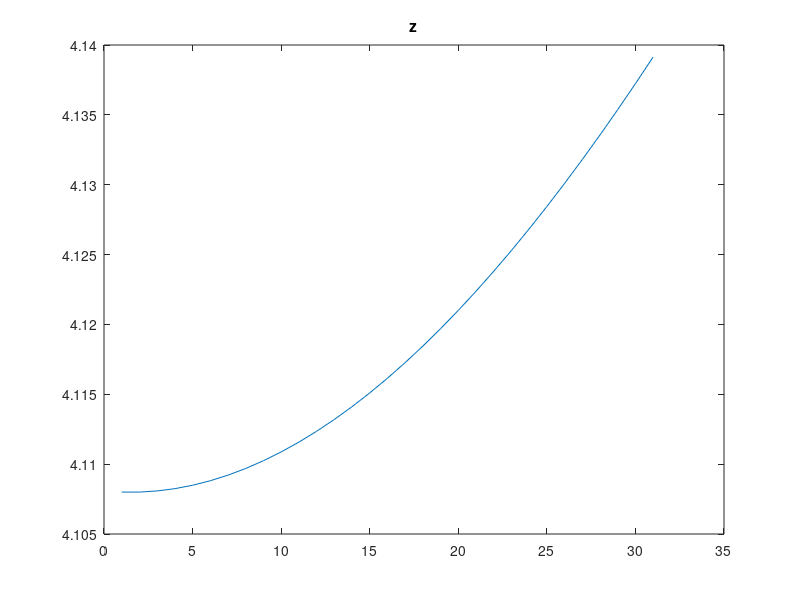
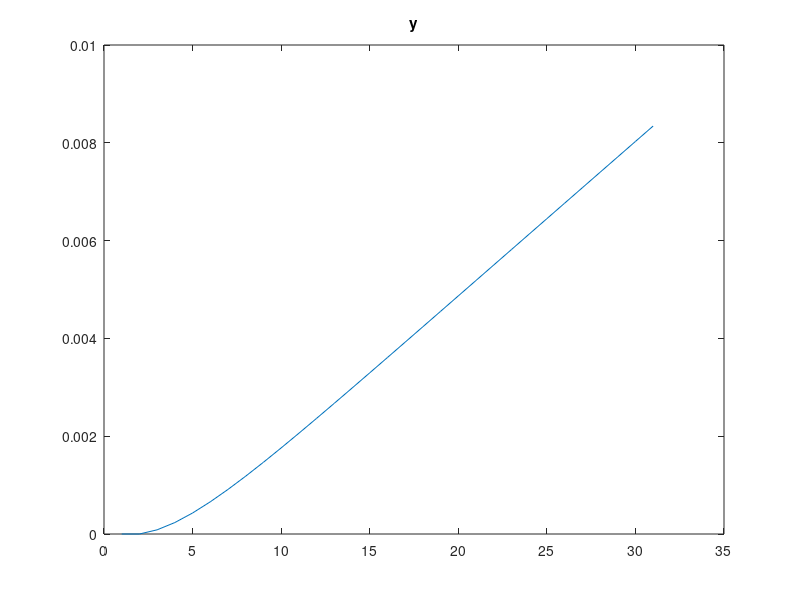
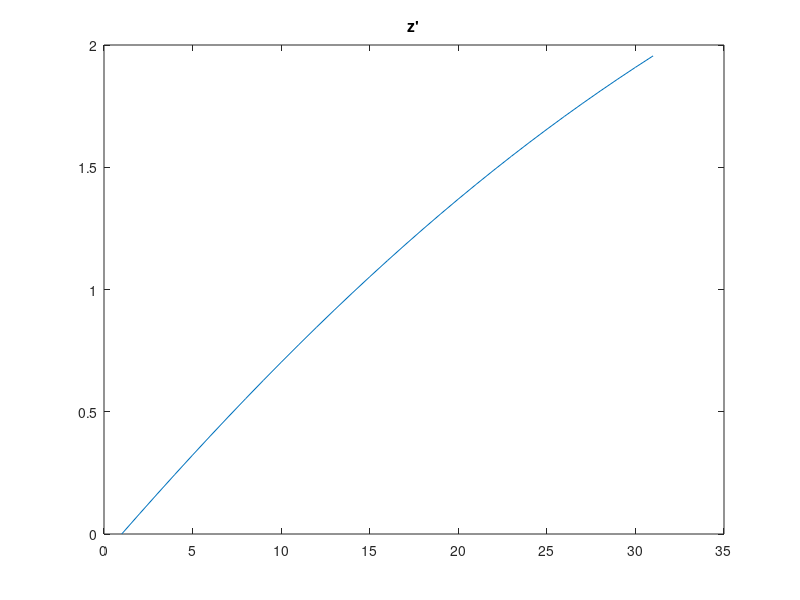
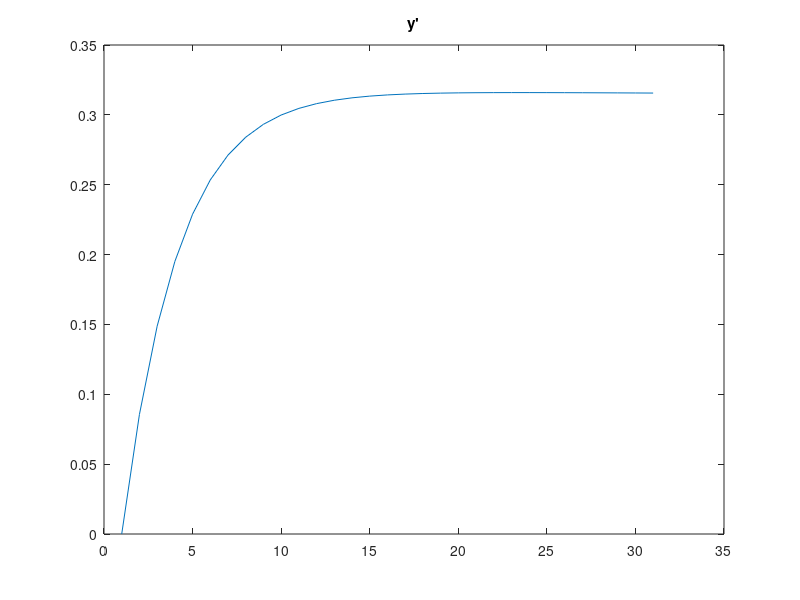

MATLAB code for these plots, in order:
close all;
clc;
clear all;

M=1;
Iz=0.08;
g=9.81;

z(1)=4108/1000;
z1(1)=0;
y(1)=0;
y1(1)=0;

Cz=3+(4108/5000);
Cy=5;

h=0.001;
t=[0:0.001:30];
 
Kpy=5; 
Kdy=20; 
Kpz=5; 
Kdz=15-(4108/1000);
ydes=4108/3000; 
zdes=4108/200;
for n = 2:31
  fz(n-1)=(M*g)+Kpz*(zdes-z(n-1))- Kdz*(z1(n-1));
  tz(n-1)= Kpy*(ydes-y(n-1))- Kdy*(y1(n-1));
  
  z2(n)=(fz(n-1)-g*M-Cz*abs(z1(n-1))*z1(n-1))/M;
  z1(n)=z1(n-1)+h*(fz(n-1)-g*M-Cz*abs(z1(n-1)+(h/2)*z2(n-1))*(z1(n-1)+(h/2)*z2(n-1)))/M;
  z(n)=z(n-1)+h*z1(n-1);
  
  y2(n)=(tz(n-1)-Cy*abs(y1(n-1))*y1(n-1))/Iz;
  y1(n)=y1(n-1)+h*(tz(n-1)-Cy*abs(y1(n-1)+(h/2)*y2(n-1))*(y1(n-1)+(h/2)*y2(n-1)))/Iz;
  y(n)=y(n-1)+h*y1(n-1);
endfor
figure;
plot(z);
title("z");

figure;
plot(y);
title("y");

figure;
plot(z1);
title("z'");

figure;
plot(y1);
title("y'");